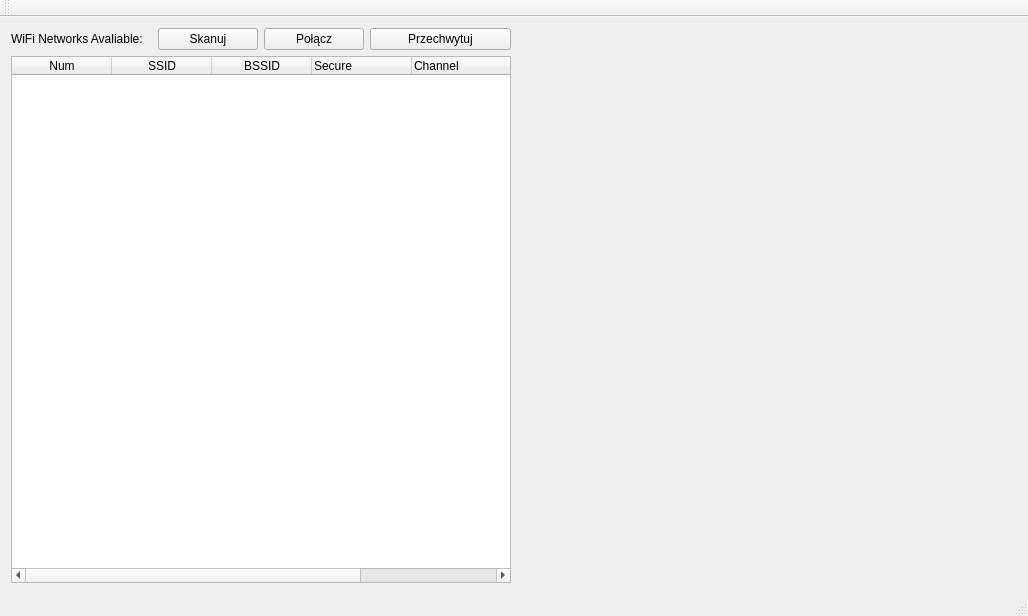
<?xml version="1.0" encoding="UTF-8"?>
<ui version="4.0">
 <class>MainWindow</class>
 <widget class="QMainWindow" name="MainWindow">
  <property name="geometry">
   <rect>
    <x>0</x>
    <y>0</y>
    <width>1028</width>
    <height>616</height>
   </rect>
  </property>
  <property name="windowTitle">
   <string>MainWindow</string>
  </property>
  <widget class="QWidget" name="centralWidget">
   <layout class="QHBoxLayout" name="horizontalLayout">
    <item>
     <layout class="QVBoxLayout" name="verticalLayout">
      <property name="sizeConstraint">
       <enum>QLayout::SetMinimumSize</enum>
      </property>
      <item>
       <layout class="QHBoxLayout" name="horizontalLayout_2">
        <property name="sizeConstraint">
         <enum>QLayout::SetMinimumSize</enum>
        </property>
        <item>
         <widget class="QLabel" name="label">
          <property name="sizePolicy">
           <sizepolicy hsizetype="Minimum" vsizetype="Preferred">
            <horstretch>0</horstretch>
            <verstretch>0</verstretch>
           </sizepolicy>
          </property>
          <property name="text">
           <string>WiFi Networks Avaliable:</string>
          </property>
         </widget>
        </item>
        <item>
         <widget class="QPushButton" name="pushButton">
          <property name="maximumSize">
           <size>
            <width>100</width>
            <height>16777215</height>
           </size>
          </property>
          <property name="text">
           <string>Skanuj</string>
          </property>
         </widget>
        </item>
        <item>
         <widget class="QPushButton" name="pushButton_2">
          <property name="maximumSize">
           <size>
            <width>100</width>
            <height>16777215</height>
           </size>
          </property>
          <property name="text">
           <string>Połącz</string>
          </property>
         </widget>
        </item>
        <item>
         <widget class="QPushButton" name="pushButton_3">
          <property name="text">
           <string>Przechwytuj</string>
          </property>
         </widget>
        </item>
       </layout>
      </item>
      <item>
       <widget class="QTreeWidget" name="treeWidgetWiFis">
        <property name="sizePolicy">
         <sizepolicy hsizetype="MinimumExpanding" vsizetype="Expanding">
          <horstretch>0</horstretch>
          <verstretch>0</verstretch>
         </sizepolicy>
        </property>
        <property name="maximumSize">
         <size>
          <width>2000</width>
          <height>16777215</height>
         </size>
        </property>
        <column>
         <property name="text">
          <string>Num</string>
         </property>
         <property name="font">
          <font>
           <weight>50</weight>
           <bold>false</bold>
           <stylestrategy>PreferDefault</stylestrategy>
          </font>
         </property>
         <property name="textAlignment">
          <set>AlignCenter</set>
         </property>
        </column>
        <column>
         <property name="text">
          <string>SSID</string>
         </property>
         <property name="textAlignment">
          <set>AlignCenter</set>
         </property>
        </column>
        <column>
         <property name="text">
          <string>BSSID</string>
         </property>
         <property name="textAlignment">
          <set>AlignCenter</set>
         </property>
        </column>
        <column>
         <property name="text">
          <string>Secure</string>
         </property>
        </column>
        <column>
         <property name="text">
          <string>Channel</string>
         </property>
        </column>
        <column>
         <property name="text">
          <string>Freq [MHz]</string>
         </property>
        </column>
        <column>
         <property name="text">
          <string>Signal [%]</string>
         </property>
        </column>
       </widget>
      </item>
     </layout>
    </item>
    <item>
     <layout class="QVBoxLayout" name="verticalLayout_2">
      <item>
       <widget class="QCustomPlot" name="plot" native="true"/>
      </item>
      <item>
       <spacer name="horizontalSpacer">
        <property name="orientation">
         <enum>Qt::Horizontal</enum>
        </property>
        <property name="sizeHint" stdset="0">
         <size>
          <width>40</width>
          <height>1</height>
         </size>
        </property>
       </spacer>
      </item>
     </layout>
    </item>
   </layout>
  </widget>
  <widget class="QMenuBar" name="menuBar">
   <property name="geometry">
    <rect>
     <x>0</x>
     <y>0</y>
     <width>1028</width>
     <height>22</height>
    </rect>
   </property>
  </widget>
  <widget class="QToolBar" name="mainToolBar">
   <attribute name="toolBarArea">
    <enum>TopToolBarArea</enum>
   </attribute>
   <attribute name="toolBarBreak">
    <bool>false</bool>
   </attribute>
  </widget>
  <widget class="QStatusBar" name="statusBar"/>
 </widget>
 <layoutdefault spacing="6" margin="11"/>
 <customwidgets>
  <customwidget>
   <class>QCustomPlot</class>
   <extends>QWidget</extends>
   <header>qcustomplot.h</header>
   <container>1</container>
  </customwidget>
 </customwidgets>
 <resources/>
 <connections/>
</ui>
